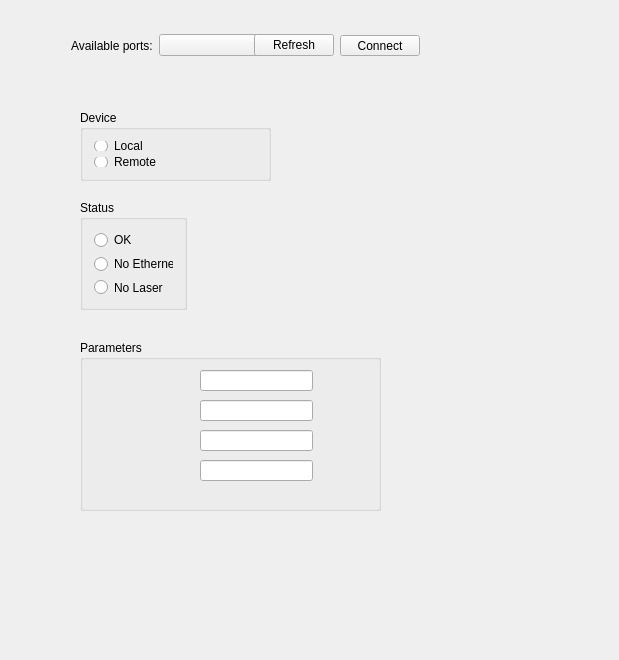
<?xml version="1.0" encoding="UTF-8"?>
<ui version="4.0">
 <class>MainWindow</class>
 <widget class="QMainWindow" name="MainWindow">
  <property name="geometry">
   <rect>
    <x>0</x>
    <y>0</y>
    <width>619</width>
    <height>660</height>
   </rect>
  </property>
  <property name="windowTitle">
   <string>MainWindow</string>
  </property>
  <widget class="QWidget" name="centralWidget">
   <widget class="QGroupBox" name="gbDevice">
    <property name="geometry">
     <rect>
      <x>80</x>
      <y>110</y>
      <width>191</width>
      <height>71</height>
     </rect>
    </property>
    <property name="title">
     <string>Device</string>
    </property>
    <layout class="QVBoxLayout" name="verticalLayout">
     <item>
      <widget class="QRadioButton" name="rbLocal">
       <property name="text">
        <string>Local</string>
       </property>
      </widget>
     </item>
     <item>
      <widget class="QRadioButton" name="rbRemote">
       <property name="text">
        <string>Remote</string>
       </property>
      </widget>
     </item>
    </layout>
   </widget>
   <widget class="QGroupBox" name="gbParameters">
    <property name="geometry">
     <rect>
      <x>80</x>
      <y>340</y>
      <width>301</width>
      <height>171</height>
     </rect>
    </property>
    <property name="title">
     <string>Parameters</string>
    </property>
    <widget class="QLineEdit" name="lineEdit">
     <property name="geometry">
      <rect>
       <x>120</x>
       <y>30</y>
       <width>113</width>
       <height>21</height>
      </rect>
     </property>
    </widget>
    <widget class="QLineEdit" name="lineEdit_2">
     <property name="geometry">
      <rect>
       <x>120</x>
       <y>60</y>
       <width>113</width>
       <height>21</height>
      </rect>
     </property>
    </widget>
    <widget class="QLineEdit" name="lineEdit_3">
     <property name="geometry">
      <rect>
       <x>120</x>
       <y>90</y>
       <width>113</width>
       <height>21</height>
      </rect>
     </property>
    </widget>
    <widget class="QLineEdit" name="lineEdit_4">
     <property name="geometry">
      <rect>
       <x>120</x>
       <y>120</y>
       <width>113</width>
       <height>21</height>
      </rect>
     </property>
    </widget>
   </widget>
   <widget class="QGroupBox" name="gbStatus">
    <property name="geometry">
     <rect>
      <x>80</x>
      <y>200</y>
      <width>107</width>
      <height>110</height>
     </rect>
    </property>
    <property name="title">
     <string>Status</string>
    </property>
    <layout class="QVBoxLayout" name="verticalLayout_2">
     <item>
      <widget class="QRadioButton" name="radioButton">
       <property name="text">
        <string>OK</string>
       </property>
      </widget>
     </item>
     <item>
      <widget class="QRadioButton" name="rbNoEth">
       <property name="text">
        <string>No Ethernet</string>
       </property>
      </widget>
     </item>
     <item>
      <widget class="QRadioButton" name="rbNoLaser">
       <property name="text">
        <string>No Laser</string>
       </property>
      </widget>
     </item>
    </layout>
   </widget>
   <widget class="QWidget" name="horizontalLayoutWidget">
    <property name="geometry">
     <rect>
      <x>60</x>
      <y>20</y>
      <width>371</width>
      <height>51</height>
     </rect>
    </property>
    <layout class="QHBoxLayout" name="horizontalLayout">
     <item>
      <widget class="QLabel" name="lAvailablePorts">
       <property name="text">
        <string>Available ports:</string>
       </property>
      </widget>
     </item>
     <item>
      <widget class="QComboBox" name="cbPorts">
       <property name="minimumSize">
        <size>
         <width>110</width>
         <height>22</height>
        </size>
       </property>
      </widget>
     </item>
     <item>
      <spacer name="horizontalSpacer">
       <property name="orientation">
        <enum>Qt::Horizontal</enum>
       </property>
       <property name="sizeHint" stdset="0">
        <size>
         <width>40</width>
         <height>20</height>
        </size>
       </property>
      </spacer>
     </item>
     <item>
      <widget class="QPushButton" name="pbRefresh">
       <property name="text">
        <string>Refresh</string>
       </property>
      </widget>
     </item>
     <item>
      <widget class="QPushButton" name="pbConnect">
       <property name="maximumSize">
        <size>
         <width>80</width>
         <height>21</height>
        </size>
       </property>
       <property name="text">
        <string>Connect</string>
       </property>
      </widget>
     </item>
    </layout>
   </widget>
  </widget>
 </widget>
 <layoutdefault spacing="6" margin="11"/>
 <resources/>
 <connections/>
</ui>
